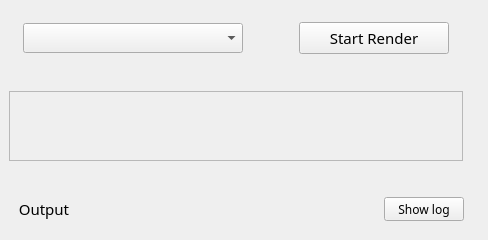
<?xml version="1.0" encoding="UTF-8"?>
<ui version="4.0">
 <class>queuePage</class>
 <widget class="QWidget" name="queuePage">
  <layout class="QVBoxLayout" name="queuePageLayout">
   <property name="spacing">
    <number>14</number>
   </property>
   <property name="leftMargin">
    <number>4</number>
   </property>
   <property name="topMargin">
    <number>4</number>
   </property>
   <property name="rightMargin">
    <number>20</number>
   </property>
   <property name="bottomMargin">
    <number>16</number>
   </property>
   <item>
    <widget class="QWidget" name="selectorContainer" native="true">
     <property name="minimumSize">
      <size>
       <width>0</width>
       <height>68</height>
      </size>
     </property>
     <property name="maximumSize">
      <size>
       <width>16777215</width>
       <height>68</height>
      </size>
     </property>
     <layout class="QVBoxLayout" name="selectorContainerLayout">
      <property name="leftMargin">
       <number>5</number>
      </property>
      <property name="topMargin">
       <number>5</number>
      </property>
      <property name="rightMargin">
       <number>5</number>
      </property>
      <property name="bottomMargin">
       <number>5</number>
      </property>
      <item>
       <widget class="QWidget" name="selectorWidgetContent" native="true">
        <layout class="QHBoxLayout" name="selectorHorizontalLayout">
         <property name="spacing">
          <number>18</number>
         </property>
         <property name="leftMargin">
          <number>14</number>
         </property>
         <property name="topMargin">
          <number>0</number>
         </property>
         <property name="rightMargin">
          <number>14</number>
         </property>
         <property name="bottomMargin">
          <number>0</number>
         </property>
         <item>
          <widget class="QComboBox" name="selectorComboBox">
           <property name="minimumSize">
            <size>
             <width>220</width>
             <height>30</height>
            </size>
           </property>
           <property name="maximumSize">
            <size>
             <width>220</width>
             <height>30</height>
            </size>
           </property>
           <property name="font">
            <font>
             <family>Mi Outfit</family>
             <pointsize>11</pointsize>
            </font>
           </property>
           <property name="toolTip">
            <string>Blender version used for rendering</string>
           </property>
          </widget>
         </item>
         <item>
          <layout class="QVBoxLayout" name="summaryLayout">
           <property name="spacing">
            <number>7</number>
           </property>
           <item>
            <spacer name="summaryTopSpacer">
             <property name="orientation">
              <enum>Qt::Orientation::Vertical</enum>
             </property>
             <property name="sizeHint" stdset="0">
              <size>
               <width>20</width>
               <height>0</height>
              </size>
             </property>
            </spacer>
           </item>
           <item>
            <widget class="QLabel" name="summaryLabel">
             <property name="font">
              <font>
               <family>Mi Outfit</family>
               <pointsize>10</pointsize>
              </font>
             </property>
             <property name="textFormat">
              <enum>Qt::TextFormat::RichText</enum>
             </property>
            </widget>
           </item>
           <item>
            <widget class="LinearProgress" name="summaryProgress" native="true"/>
           </item>
           <item>
            <spacer name="summaryBottomSpacer">
             <property name="orientation">
              <enum>Qt::Orientation::Vertical</enum>
             </property>
             <property name="sizeHint" stdset="0">
              <size>
               <width>20</width>
               <height>0</height>
              </size>
             </property>
            </spacer>
           </item>
          </layout>
         </item>
         <item>
          <widget class="QPushButton" name="renderButton">
           <property name="minimumSize">
            <size>
             <width>150</width>
             <height>32</height>
            </size>
           </property>
           <property name="maximumSize">
            <size>
             <width>150</width>
             <height>32</height>
            </size>
           </property>
           <property name="font">
            <font>
             <family>Mi Outfit</family>
             <pointsize>11</pointsize>
            </font>
           </property>
           <property name="cursor">
            <cursorShape>PointingHandCursor</cursorShape>
           </property>
           <property name="text">
            <string>Start Render</string>
           </property>
          </widget>
         </item>
        </layout>
       </widget>
      </item>
     </layout>
    </widget>
   </item>
   <item>
    <widget class="QWidget" name="scrollAreaContainer" native="true">
     <layout class="QVBoxLayout" name="verticalLayout_4">
      <property name="spacing">
       <number>9</number>
      </property>
      <property name="leftMargin">
       <number>5</number>
      </property>
      <property name="topMargin">
       <number>5</number>
      </property>
      <property name="rightMargin">
       <number>5</number>
      </property>
      <property name="bottomMargin">
       <number>5</number>
      </property>
      <item>
       <widget class="QScrollArea" name="scrollArea">
        <property name="frameShape">
         <enum>QFrame::Shape::StyledPanel</enum>
        </property>
        <property name="verticalScrollBarPolicy">
         <enum>Qt::ScrollBarPolicy::ScrollBarAsNeeded</enum>
        </property>
        <property name="horizontalScrollBarPolicy">
         <enum>Qt::ScrollBarPolicy::ScrollBarAlwaysOff</enum>
        </property>
        <property name="widgetResizable">
         <bool>true</bool>
        </property>
        <widget class="QWidget" name="scrollAreaContent">
         <property name="geometry">
          <rect>
           <x>0</x>
           <y>0</y>
           <width>1098</width>
           <height>426</height>
          </rect>
         </property>
         <layout class="QVBoxLayout" name="scrollAreaVerticalLayout">
          <property name="spacing">
           <number>9</number>
          </property>
          <item>
           <spacer name="fileBarVerticalSpacer">
            <property name="orientation">
             <enum>Qt::Orientation::Vertical</enum>
            </property>
            <property name="sizeType">
             <enum>QSizePolicy::Policy::Expanding</enum>
            </property>
            <property name="sizeHint" stdset="0">
             <size>
              <width>20</width>
              <height>40</height>
             </size>
            </property>
           </spacer>
          </item>
          <item>
           <widget class="QWidget" name="scrollAreaSizeWidget" native="true">
            <property name="maximumSize">
             <size>
              <width>16777215</width>
              <height>0</height>
             </size>
            </property>
           </widget>
          </item>
         </layout>
        </widget>
       </widget>
      </item>
     </layout>
    </widget>
   </item>
   <item>
    <widget class="LogPanel" name="logContainer" native="true"/>
   </item>
   <item>
    <widget class="QWidget" name="outputContainer" native="true">
     <property name="minimumSize">
      <size>
       <width>0</width>
       <height>30</height>
      </size>
     </property>
     <property name="maximumSize">
      <size>
       <width>16777215</width>
       <height>30</height>
      </size>
     </property>
     <layout class="QHBoxLayout" name="horizontalLayout_5" stretch="0,1,0">
      <property name="spacing">
       <number>0</number>
      </property>
      <property name="leftMargin">
       <number>0</number>
      </property>
      <property name="topMargin">
       <number>0</number>
      </property>
      <property name="rightMargin">
       <number>4</number>
      </property>
      <property name="bottomMargin">
       <number>0</number>
      </property>
      <item>
       <widget class="QLabel" name="outputText">
        <property name="minimumSize">
         <size>
          <width>80</width>
          <height>30</height>
         </size>
        </property>
        <property name="maximumSize">
         <size>
          <width>80</width>
          <height>30</height>
         </size>
        </property>
        <property name="font">
         <font>
          <family>Mi Outfit</family>
          <pointsize>11</pointsize>
         </font>
        </property>
        <property name="text">
         <string>Output</string>
        </property>
        <property name="alignment">
         <set>Qt::AlignmentFlag::AlignCenter</set>
        </property>
       </widget>
      </item>
      <item>
       <widget class="QLabel" name="outputLabel">
        <property name="minimumSize">
         <size>
          <width>0</width>
          <height>30</height>
         </size>
        </property>
        <property name="maximumSize">
         <size>
          <width>16777215</width>
          <height>30</height>
         </size>
        </property>
        <property name="font">
         <font>
          <family>Mi Outfit</family>
          <pointsize>9</pointsize>
         </font>
        </property>
        <property name="text">
         <string/>
        </property>
       </widget>
      </item>
      <item>
       <widget class="QPushButton" name="logToggleButton">
        <property name="minimumSize">
         <size>
          <width>0</width>
          <height>24</height>
         </size>
        </property>
        <property name="maximumSize">
         <size>
          <width>16777215</width>
          <height>24</height>
         </size>
        </property>
        <property name="font">
         <font>
          <family>Mi Outfit</family>
          <pointsize>9</pointsize>
         </font>
        </property>
        <property name="cursor">
         <cursorShape>PointingHandCursor</cursorShape>
        </property>
        <property name="text">
         <string>Show log</string>
        </property>
       </widget>
      </item>
     </layout>
    </widget>
   </item>
  </layout>
 </widget>
 <customwidgets>
  <customwidget>
   <class>LinearProgress</class>
   <extends>QWidget</extends>
   <header>ui/style/look_widgets.h</header>
  </customwidget>
  <customwidget>
   <class>LogPanel</class>
   <extends>QWidget</extends>
   <header>ui/widgets/log_panel.h</header>
  </customwidget>
 </customwidgets>
 <resources/>
 <connections/>
</ui>
